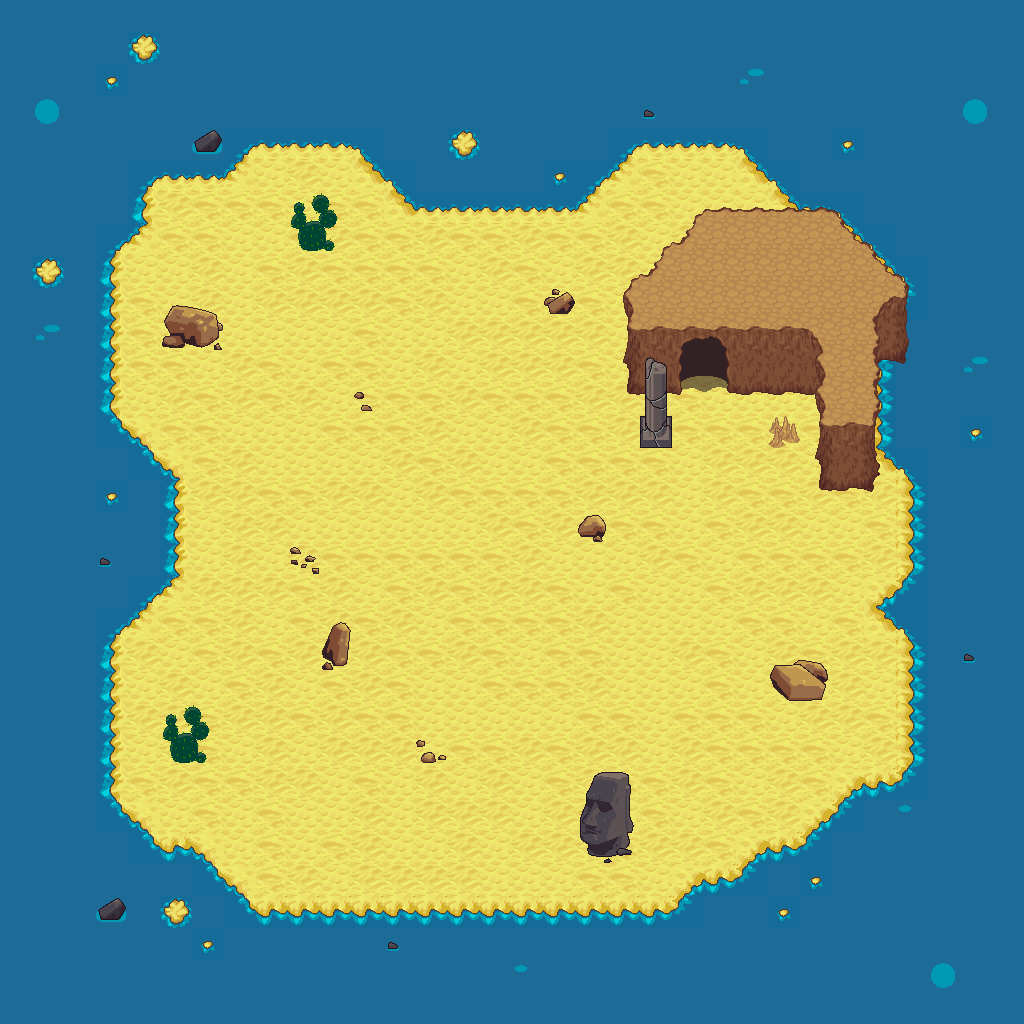

This game map was drawn from its Tiled (.tmx) file and the tilesets committed beside it. A one-line description and the trimmed map source follow:
An orthogonal 32x32 tile map with 32x32 px tiles, 3 tile layers (Vrstva dlaždic 1, Vrstva dlaždic 2, Vrstva dlaždic 3), 1 hidden layer not drawn, 3 tilesets.

<map version="1.0" orientation="orthogonal" width="32" height="32" tilewidth="32" tileheight="32">
 <tileset firstgid="1" name="terrain_atlas" tilewidth="32" tileheight="32">
  <image source="../Tilesets/terrain_atlas.png" width="1024" height="1024" />
 </tileset>
 <tileset firstgid="1025" name="base_out_atlas" tilewidth="32" tileheight="32">
  <image source="../Tilesets/base_out_atlas.png" width="1024" height="1024" />
 </tileset>
 <tileset firstgid="2049" name="System" tilewidth="32" tileheight="32">
  <image source="../Tilesets/System.png" width="32" height="32" />
 </tileset>
 <layer name="Vrstva dlaždic 1" width="32" height="32">
  <data>[1024 cells, 1024 non-empty, 23 distinct tile ids]</data>
 </layer>
 <layer name="Vrstva dlaždic 2" width="32" height="32">
  <data>[1024 cells, 76 non-empty, 47 distinct tile ids]</data>
 </layer>
 <objectgroup name="Sprites" width="32" height="32" />
 <layer name="Vrstva dlaždic 3" width="32" height="32">
  <data>[1024 cells, 29 non-empty, 19 distinct tile ids]</data>
 </layer>
 <layer name="Collision" width="32" height="32" visible="0">
  <data>[1024 cells, 580 non-empty, 1 distinct tile ids]</data>
 </layer>
</map>
